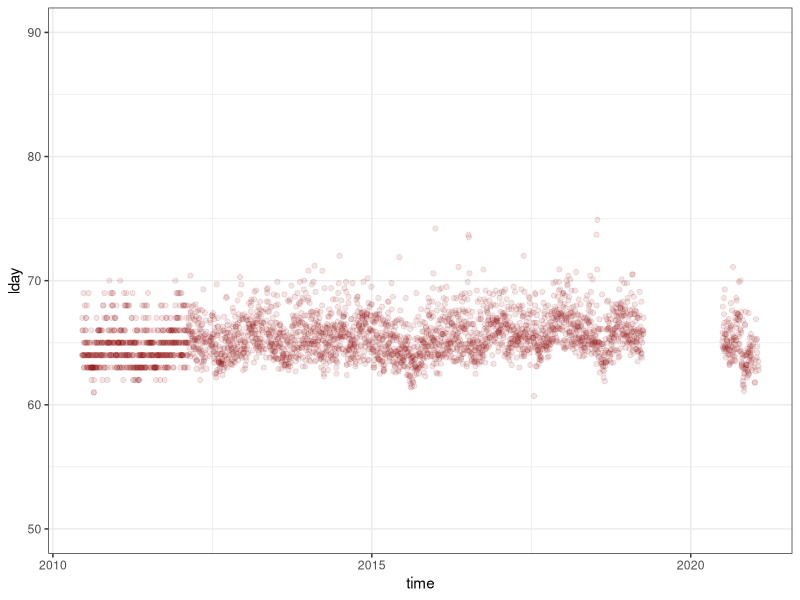

Source code (R):
## ---- chunk 1
#| label: small use case with the noise data
#| warning: false
af01 <- read.csv("bruit.csv", header = FALSE)
af01$V1 <- lubridate::as_datetime(af01$V1)
names(af01) <- c("time", "sensor", "lday")
quickplot <- ggplot2::ggplot(data = af01, ggplot2::aes( x =  time, y = lday)) +
                ggplot2::geom_point(alpha = .1, col = "darkred") + 
                ggplot2::ylim(c(50, 90)) +
                ggplot2::theme_bw()
quickplot
